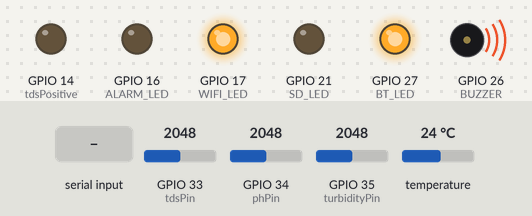
Recording of a sketch running on a simulated ESP32. Parts: output pins drawn as LEDs (lit = HIGH), buzzer (waves = sounding, pin HIGH). Inputs (shaded band) come from the test bench; at power-on: GPIO 33 (tdsPin) = 2048, GPIO 34 (phPin) = 2048, GPIO 35 (turbidityPin) = 2048, temperature 24 °C. WiFi joins after 1.5 s; servers stay silent unless stated; uploads are accepted with an empty reply; storage starts empty; nothing arrives over Bluetooth unless stated.

Above: at 1.2 s.
1.3 s: "true,1\n" received over the second serial link
At 2.6 s:
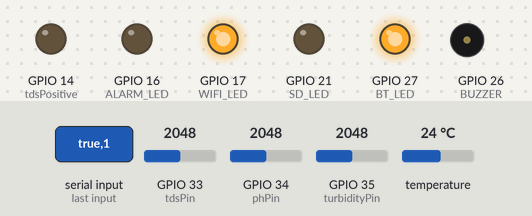
At 3.9 s:
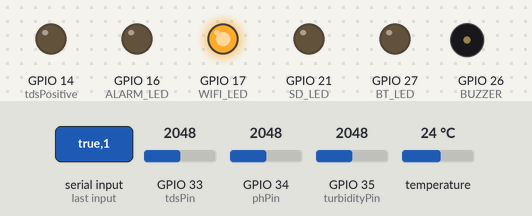
Timing chart, 0 to 16.3 s (numbered marks = the images above; inputs shaded):
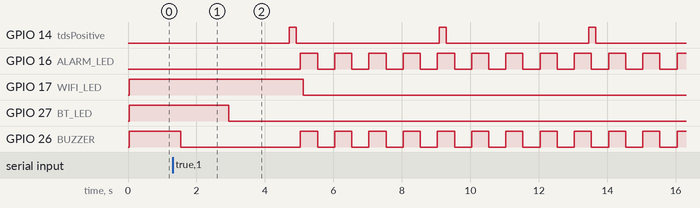

The sketch:

tesis.ino
```cpp
#include <BluetoothSerial.h>
#include <OneWire.h>
#include <DallasTemperature.h>
#include <WiFi.h>
#include <HTTPClient.h>
#include <FS.h>
#include <SD.h>
#include <SPI.h>
#include <ESP32Time.h>

#define tdsPin 33
#define tdsPositive 14
#define phPin 34
#define tePin 15
#define turbidityPin 35
#define sdPin 5
#define batteryPin 36
#define SD_LED 21
#define WIFI_LED 17
#define ALARM_LED 16
#define BT_LED 27
#define BUZZER 26

OneWire oneWire(tePin);
DallasTemperature dallasTemperature(&oneWire);

BluetoothSerial SerialBT;

ESP32Time rtc(0);

float PH_min = 0.0;
float PH_max = 0.0;
float TEMP_min = 0.0;
float TEMP_max = 0.0;
float TDS_min = 0.0;
float TDS_max = 0.0;
float EC_min = 0.0;
float EC_max = 0.0;
float TU_min = 0.0;
float TU_max = 0.0;
String ssid = "";
String password = "";
String serverUrl = "";
String deviceUUID = "";
String incomingUUID = "";
int samplingTime = 0;
int batteryMin = 0;

bool isBTEnabled = false;
bool isAlEnabled = false;
bool isSDCardEnabled = false;
int elapsedTime = 0;

String dateTimeString = "";
int parsedTime[6];

TaskHandle_t taskHandle;

void setup() {
  Serial.begin(115200);
  pinMode(phPin, INPUT);
  pinMode(turbidityPin, INPUT);
  pinMode(batteryPin, INPUT);
  pinMode(tdsPin, INPUT);
  pinMode(tdsPositive, OUTPUT);
  pinMode(SD_LED, OUTPUT);
  pinMode(WIFI_LED, OUTPUT);
  pinMode(ALARM_LED, OUTPUT);
  pinMode(BT_LED, OUTPUT);
  pinMode(BUZZER, OUTPUT);
  dallasTemperature.begin();
  onDeviceStart();
  xTaskCreatePinnedToCore(runnable, "task", 10000, NULL, 0, &taskHandle, 0);
}

void loop() {
  if (isBTEnabled) readIncomingBluetoothData();
  else {
    measure();
    sdcardLightAlert();
    wifiLighAlert();
    String response = getUserAction();

    if (response != "") setBtalarm(response);

    delay(2000);
  }
}

void onDeviceStart() {
  initializeStorage();
  loadDeviceConfiguration();

  sdcardLightAlert();
  wifiLighAlert();

  if (deviceUUID == "") {
    enableBluetooth();
    return;
  }

  if (!initializeWiFi()) {
    digitalWrite(WIFI_LED, HIGH);
    return;
  }

  // Estableciendo la fecha y hora en el dispositivo:
  dateTimeString = fetchTime(); // hora,minutos,segundos,dia,mes,año
  timeParser(dateTimeString, parsedTime);
  // Argumentos: segundos, minutos, horas, dia, mes, año
  rtc.setTime(parsedTime[2], parsedTime[1], parsedTime[0], parsedTime[3], parsedTime[4], parsedTime[5]);
}
```

networking.ino
```cpp
/**
   Enciende la señal lumínica si existe un error
   con la conexión WiFi.
*/
void wifiLighAlert() {
  if (WiFi.status() == WL_CONNECTED) digitalWrite(WIFI_LED, LOW);
  else digitalWrite(WIFI_LED, HIGH);
}

/**
   Activa el bluetooth del dispositivo y actualiza el estado
   de la variable global [isBTEnabled]. FALSE si hubo un error,
   TRUE si el bluetooth fué activado exitosamente.
*/
void enableBluetooth() {
  if (isBTEnabled) return;

  WiFi.disconnect();
  isBTEnabled = SerialBT.begin("ESP32_Bluetooth");
  if (isBTEnabled) digitalWrite(BT_LED, HIGH);
  isBTEnabled = true;
}

/**
   Desactiva el bluetooth del dispositivo y actualiza el estado
   de la variable global [isBTEnabled] a FALSE.
*/
void disableBluetooth() {
  if (!isBTEnabled) return;

  SerialBT.disconnect();
  SerialBT.end();
  isBTEnabled = false;
  digitalWrite(BT_LED, LOW);
}

/**
   Recibe y procesa los datos de configuración enviados
   por el dispositivo móvil. Responde '1' si la configuración
   fué establecida correctamente, '0' en caso contrario.
*/
void readIncomingBluetoothData() {
  if (!SerialBT.available()) return;

  String data = SerialBT.readStringUntil('\n');
  setValuesFromCSV(data);

  /**
     Si la UUID actual es distinta de la UUID enviada,
     no se establece la configuración.
  */
  if (deviceUUID != "" && incomingUUID != deviceUUID) {
    SerialBT.write('0');
    return;
  }

  if (!initializeWiFi()) {
    SerialBT.write('0');
    resetConfigValues();
    return;
  }

  deviceUUID = incomingUUID;
  incomingUUID = "";
  elapsedTime = 60 * samplingTime;
  createDeviceFiles();
  saveDeviceConfiguration(data);
  SerialBT.write('1');
  disableBluetooth();
}

/**
   Intenta conectarse a la red WiFi con las credenciales de las
   variables globales [ssid] y [password]. Realiza hasta 20
   intentos de conexión.
*/
bool initializeWiFi() {
  int currentAttempts = 0;

  if (WiFi.status() == WL_CONNECTED) WiFi.disconnect();

  do {
    if (currentAttempts == 20) break;

    WiFi.begin(ssid, password);

    while (WiFi.status() == WL_DISCONNECTED) delay(200);

    currentAttempts++;

    if (WiFi.status() == WL_NO_SSID_AVAIL) break;
  } while (WiFi.status() != WL_CONNECTED);

  return WiFi.status() == WL_CONNECTED;
}

/**
   Envía a través del protocolo HTTP la información general del
   dispositivo y los datos obtenidos de los sensores, usando
   el método POST y enviándolo a la dirección de enlace almacenada
   en la variable global [serverUrl] y la ruta "/data". El cuerpo
   de la petición está en formato JSON. Si existe un error en la
   transmisión la información la guardará localmente.
*/
void sendPostData(
  float ph,
  float temperature,
  float tds,
  float conductivity,
  float turbidity,
  int batteryLevel,
  bool isAlarmEnabled,
  bool isBluetoothEnabled,
  bool phNotInRange,
  bool teNotInRange,
  bool tdsNotInRange,
  bool ecNotInRange,
  bool tuNotInRange
) {
  HTTPClient http;
  String serverPath = serverUrl + "/data";

  http.begin(serverPath.c_str());
  http.addHeader("Content-Type", "application/json");

  String requestBody = "{"
                       "\"device_uuid\": \""
                       + deviceUUID + "\","
                       "\"battery_level\": "
                       + batteryLevel + ","
                       "\"connection\": true,"
                       "\"ph\": "
                       + ph + ","
                       "\"conductivity\": "
                       + conductivity + ","
                       "\"temperature\": "
                       + temperature + ","
                       "\"tds\": "
                       + tds + ","
                       "\"turbidity\": "
                       + turbidity + ","
                       "\"bluetooth_enabled\": "
                       + boolToString(isBluetoothEnabled) + ","
                       "\"critical_props\": \""
                       + criticalProps(phNotInRange, teNotInRange, tdsNotInRange, ecNotInRange, tuNotInRange) + "\","
                       "\"alarm_enabled\": "
                       + boolToString(isAlarmEnabled) + "}";

  int statusCode = http.POST(requestBody);

  if (statusCode != 200) {
    saveDeviceData(isAlarmEnabled, batteryLevel, isBluetoothEnabled, conductivity, false, ph, tds, temperature, turbidity);
  }

  http.end();
}

/**
   Realiza una petición HTTP a la dirección de enlace almacenada en la
   variable global [serverUrl]. La petición es de tipo GET y la envía
   a la ruta "/btalarm", con el parámetro de consulta "device_uuid" y el
   valor de la variable global [deviceUUID]. Consulta las preferencias
   del usuario, si el bluetooth/alarma deben de estar activas o desactivadas.

   Retorna la respuesta del servidor en formato CSV o una cadena de texto
   vacía si hubo un error durante la petición.
*/
String getUserAction() {
  if (WiFi.status() != WL_CONNECTED) return "";

  HTTPClient http;
  String serverPath = serverUrl + "/btalarm?device_uuid=" + deviceUUID;
  String serverResponse = "";

  http.begin(serverPath.c_str());

  int responseCode = http.GET();

  if (responseCode == 200)
    serverResponse = http.getString();

  http.end();

  return serverResponse;
}

/**
   Realiza una petición al servidor para obtener la hora y fecha

   Retorna una cadena de texto con el formato:
    hora,minutos,segundos,dia,mes,año (HH,mm,SS,DD,MM,YYYY)
   Retorna "" si hubo algún error.
*/
String fetchTime() {
  if (WiFi.status() != WL_CONNECTED) return "";

  HTTPClient http;
  String serverPath = serverUrl + "/time";
  String serverResponse = "";

  http.begin(serverPath.c_str());

  int responseCode = http.GET();

  if (responseCode == 200)
    serverResponse = http.getString();

  http.end();

  return serverResponse;
}
```

process.ino
```cpp
void runnable(void * p) {
  while (true) {
    if (isAlEnabled) {
      propertiesAlarm(); // 1s
      increaseElapsedTime(1);
    } else if (WiFi.status() != WL_CONNECTED) {
      wiFiAlarm(); // 3s
      increaseElapsedTime(3);
    } else {
      delay(1000);
      increaseElapsedTime(1);
    }
  }
}

void increaseElapsedTime(int increaseValue) {
  if (samplingTime == 0) return;

  elapsedTime += increaseValue;
}
```

sensors.ino
```cpp
/**
   Toma medida de las propiedades físico-químicas del agua
   y las envía al servidor o las guarda localmente en caso
   de fallo en la conexión WiFi.
*/
void measure() {
  if (deviceUUID == "" || isBTEnabled || (elapsedTime < 60 * samplingTime)) return;

  float ph = readPh();
  float temperature = readTemperature();

  digitalWrite(tdsPositive, HIGH);
  delay(200);

  float tds = readTDS(temperature);
  float conductivity = readConductivity(tds);
  float turbidity = readTurbidity();
  int batteryLevel = 0;

  bool tempOut = isPropertyOutOfRange(temperature, TEMP_min, TEMP_max);
  bool tdsOut = isPropertyOutOfRange(tds, TDS_min, TDS_max);
  bool phOut = isPropertyOutOfRange(ph, PH_min, PH_max);
  bool ecOut = isPropertyOutOfRange(conductivity, EC_min, EC_max);
  bool tuOut = isPropertyOutOfRange(turbidity, TU_min, TU_max);
  isAlEnabled = tempOut || tdsOut || phOut || ecOut || tuOut;

  digitalWrite(tdsPositive, LOW);

  if (WiFi.status() != WL_CONNECTED) {
    saveDeviceData(isAlEnabled, batteryLevel, isBTEnabled, conductivity, false, ph, tds, temperature, turbidity);
    elapsedTime = 0;
    initializeWiFi();
    return;
  }

  if (isSDCardEnabled)
    sendPostData(ph, temperature, tds, conductivity, turbidity, batteryLevel, isAlEnabled, isBTEnabled, phOut, tempOut, tdsOut, ecOut, tuOut);
  else
    initializeSDCard();

  elapsedTime = 0;
}

float readPh() {
  const int samples = 100;
  const int analogInPin = 34;
  int buf[samples];
  int temp = 0;
  unsigned long int inValue = 0;

  for (int i = 0; i < samples; i++) {
    buf[i] = analogRead(phPin);
    delay(10);
  }

  for (int i = 0; i < samples; i++) {
    for (int j = i + 1; j < samples - 1; j++) {
      temp = buf[i];
      buf[i] = buf[j];
      buf[j] = temp;
    }
  }

  for (int i = 10; i <= 90; i++) inValue = inValue + buf[i];

  float PHVol = (float) inValue * 100 * 3.3 / 4095 / 80;

  return -0.05 * PHVol + 20.75;
}

float readTDS(float temperature) {
  float averageVoltage = analogRead(tdsPin) * 3.3 / 4095.0;
  float compensationCoefficient = 1.0 + 0.02 * (temperature - 25.0);
  float compensationVoltage = averageVoltage / compensationCoefficient;

  return (133.42 * pow(compensationVoltage, 3) - 255.86 * pow(compensationVoltage, 2) + 857.39 * compensationVoltage) * 0.5;
}

float readConductivity(float tds) {
  return tds / 0.64;
}

float readTemperature() {
  dallasTemperature.requestTemperatures();
  return dallasTemperature.getTempCByIndex(0);
}

float readTurbidity() {
  return (float) map(analogRead(turbidityPin), 0, 4095, 3000, 4);
}

void wiFiAlarm() {
  digitalWrite(BUZZER, HIGH);
  delay(1500);
  digitalWrite(BUZZER, LOW);
  delay(1500);
}

void propertiesAlarm() {
  digitalWrite(ALARM_LED, HIGH);
  digitalWrite(BUZZER, HIGH);
  delay(500);
  digitalWrite(ALARM_LED, LOW);
  digitalWrite(BUZZER, LOW);
  delay(500);
}
```

storage.ino
```cpp
/**
   Enciende la señal lumínica si existe un error
   con la tarjeta SD.
*/
void sdcardLightAlert() {
  if (isSDCardEnabled) digitalWrite(SD_LED, LOW);
  else {
    digitalWrite(SD_LED, HIGH);
    initializeStorage();
  }
}

/**
   Inicializa los elementos de la sección "storage".
   Usar esta función en la función setup() o en la
   función de inicialización del dispositivo.
*/
void initializeStorage() {
  initializeSDCard();
  createDeviceFiles();
}

/**
   Inicializa la tarjeta SD en el pin [sdPin] y actualiza el estado
   de la variable global [isSDCardEnabled], FALSE si hubo un error
   y TRUE si la tarjeta SD fué inicializada correctamente.
*/
void initializeSDCard() {
  isSDCardEnabled = SD.begin(sdPin);
}

/**
   Carga en memoria los datos de configuración almacenados en la tarjeta SD,
   si hubo un error, la variable global [deviceUUID] será una cadena de
   texto vacía o no habrá ningún cambio en su valor.
*/
void loadDeviceConfiguration() {
  if (!isSDCardEnabled) return;

  String configFilePath = "/config.csv";
  String configData = "";
  File configFile;

  if (!SD.exists(configFilePath)) return;

  configFile = SD.open(configFilePath);

  if (!configFile) {
    configFile.close();
    return;
  }

  while (configFile.available()) {
    char c = configFile.read();
    configData += c;
  }

  if (configData == "") return;

  setValuesFromCSV(configData);
  deviceUUID = incomingUUID;
  incomingUUID = "";
  configFile.close();
}

/**
   Guarda los datos de configuración del dispositivo en la tarjeta
   SD. Retorna TRUE si el proceso fué exitoso, FALSE en caso contrario.
*/
bool saveDeviceConfiguration(String configurationData) {
  if (!isSDCardEnabled) return false;

  String configFilePath = "/config.csv";
  File configFile = SD.open(configFilePath, FILE_WRITE);

  if (configFile) {
    configFile.print(configurationData);
    configFile.close();
    return true;
  }

  return false;
}

/**
   Guarda los datos de los sensores y el estado en general del dispositivo
   en la tarjeta SD. Retorna TRUE si el proceso fué existoso, FALSE en
   caso contrario.
*/
bool saveDeviceData(
  bool isAlarmEnabled,
  int battery,
  bool isBluetoothEnabled,
  float conductivity,
  bool hasConnection,
  float ph,
  float tds,
  float temperature,
  float turbidity
) {
  if (!isSDCardEnabled) return false;

  String filePath = "/data_" + deviceUUID + ".csv";
  File file = SD.open(filePath, FILE_APPEND);


  if (file) {
    String data = boolToString(isAlarmEnabled) + ","
                  + battery + ","
                  + boolToString(isBluetoothEnabled) + ","
                  + conductivity + ","
                  + boolToString(hasConnection) + ","
                  + ph + ","
                  + tds + ","
                  + temperature + ","
                  + turbidity + ","
                  + rtc.getTime("%H:%M - %d/%m/%Y");
    file.println(data);
    file.close();

    return true;
  }

  return false;
}

/**
   Crea un archivo de configuración "config.csv" y un archivo de
   datos "data_[deviceUUID].csv".
*/
void createDeviceFiles() {
  if (!isSDCardEnabled) return;
  if (deviceUUID == "") return;

  String configFilePath = "/config.csv";
  String dataFilePath = "/data_" + deviceUUID + ".csv";
  File configFile;
  File dataFile;

  if (!SD.exists(configFilePath)) {
    configFile = SD.open(configFilePath, FILE_WRITE);
    if (configFile) configFile.close();
  }

  if (!SD.exists(dataFilePath)) {
    dataFile = SD.open(dataFilePath, FILE_WRITE);

    if (dataFile) {
      dataFile.println("Alarma Habilitada,Nivel de Bateria,Bluetooth Habilitado,Conductividad Electrica,Conexion,pH,Total de Solidos Disueltos,Temperatura,Turbidez,Fecha");
      dataFile.close();
    }
  }
}
```

Source omitted: utils.ino (6233 bytes)

Measured:
- after the input at 1.3 s, GPIO 14 (tdsPositive): alternates HIGH for 0.20 s and LOW for 4.2 s, starting after 3.4 s; GPIO 16 (ALARM_LED): alternates HIGH for 0.50 s and LOW for 0.50 s, starting after 3.7 s; GPIO 17 (WIFI_LED): HIGH → LOW after 3.8 s; GPIO 27 (BT_LED): HIGH → LOW after 1.6 s
- by itself, GPIO 26 (BUZZER): repeats every 1.0 s: HIGH 0.50 s, LOW 0.50 s
